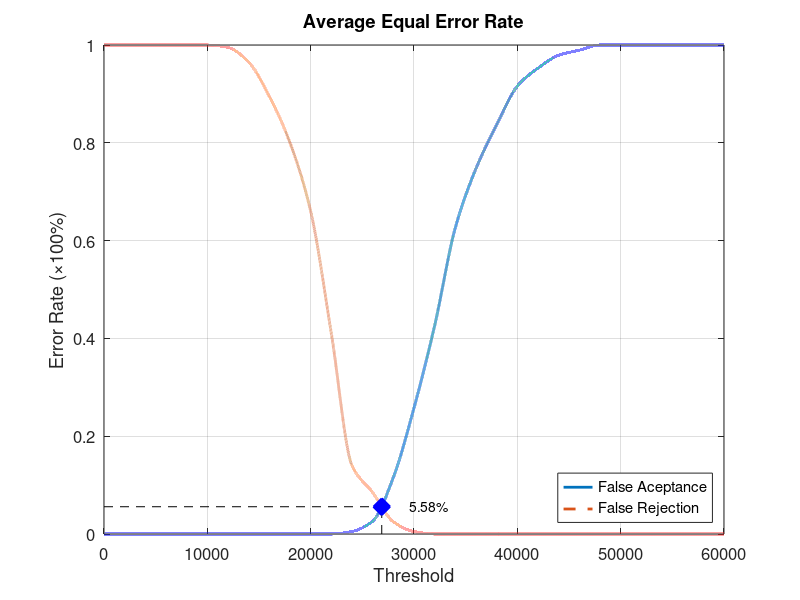
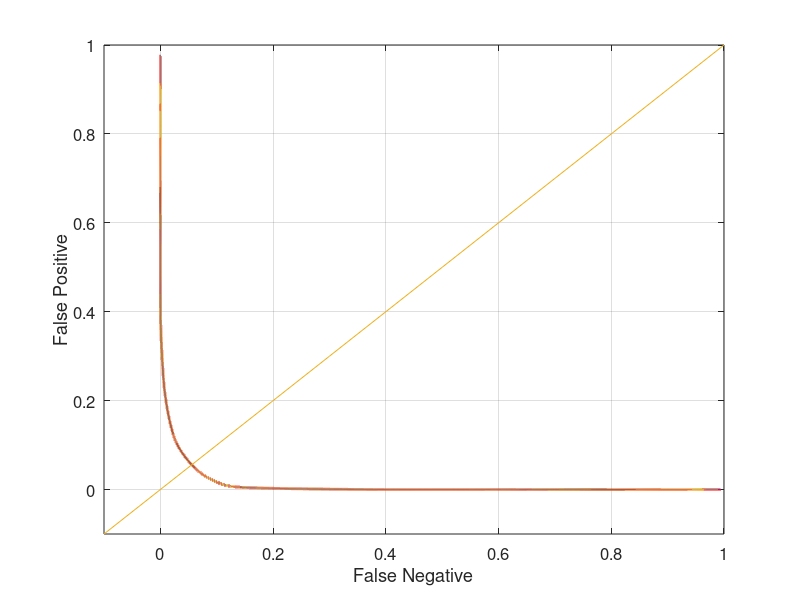

Here is the MATLAB script that generated these plots, in order:
function yEER = Database1_1
close all;
clear;
clc;
x = 0:2000:60000;
xq = 0:0.5:60000;

y0 = [0 0 0 0 0 0 0 0 0 0 0 0 0.00526316 0.0263158 0.115789 0.257895 0.426316 0.626316 0.747368 0.836842 0.915789 0.952632 0.978947 0.989474 1 1 1 1 1 1 1];
yy0 = interp1(x, y0, xq, 'pchip');
y1 = [1 1 1 1 1 1 0.995 0.965 0.895 0.8 0.66 0.41 0.14 0.085 0.025 0.005 0 0 0 0 0 0 0 0 0 0 0 0 0 0 0];
yy1 = interp1(x, y1, xq, 'pchip');

% Calculating EER: 
y2 = abs(y0 - y1);
find(y2 == min(y2))
yy2 = abs(yy0 - yy1);
xEER = find(yy2 == min(yy2));
xEERIndex = xq(xEER) % X-axis EER
yEER = yy0(xEER) % Y-axis EER

main = figure
plot(xq, yy0,'-','LineWidth', 2);	hold on
plot(xq, yy1,'--','LineWidth', 2);	hold on
plot([xEERIndex xEERIndex], [0 yEER], 'k--');	hold on
plot([0 xEERIndex], [yEER yEER], 'k--');	hold on
plot(xEERIndex, yEER, 'bx', 'LineWidth', 10);	hold on
text(xEERIndex + 10 * xEERIndex / 100, yEER, [num2str(round((10000 * yEER)) / 100) '%'])
legend('False Aceptance', 'False Rejection', 'Location', 'SouthEast')
xlabel('Threshold')
ylabel('Error Rate (\times100%)')
title('Average Equal Error Rate')
set(gca, 'FontSize', 12)
axis([0 60000 0 1])
grid on

print(main, 'Database1_1Main', '-dpng');
FNRxFPR = figure('Color', [1 1 1]);
plot(yy1, yy0, '-', yy1, yy0, 'LineWidth', 2);
hold on
y = -0.1:0.1:1
plot(y, y); 
set(gca, 'FontSize', 12)
xlabel('False Negative')
ylabel('False Positive')
axis([-0.1 1 -0.1 1])
set(gca, 'FontSize', 12)
grid on

print(FNRxFPR, 'Database1_1FNRxFPR','-dpng');
end
